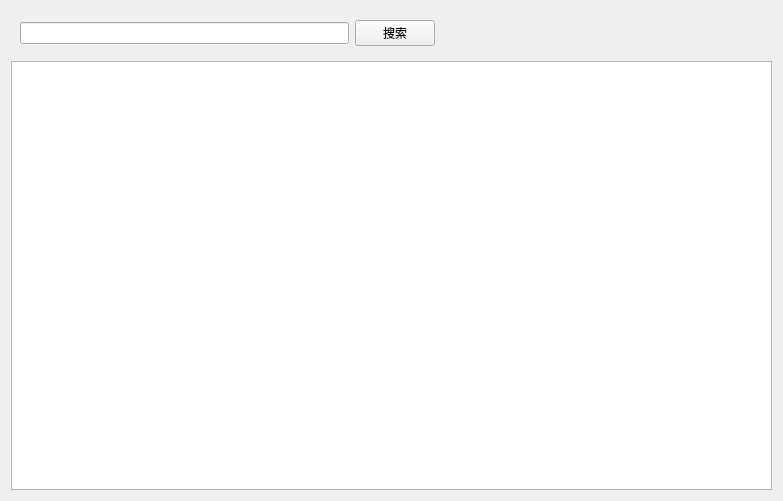
<?xml version="1.0" encoding="UTF-8"?>
<ui version="4.0">
 <class>MainWindow</class>
 <widget class="QWidget" name="MainWindow">
  <property name="geometry">
   <rect>
    <x>0</x>
    <y>0</y>
    <width>783</width>
    <height>501</height>
   </rect>
  </property>
  <property name="windowTitle">
   <string>Form</string>
  </property>
  <layout class="QVBoxLayout" name="verticalLayout">
   <item>
    <widget class="QWidget" name="widget" native="true">
     <layout class="QHBoxLayout" name="horizontalLayout">
      <item>
       <widget class="QLineEdit" name="searchEdit"/>
      </item>
      <item>
       <widget class="QPushButton" name="searchBtn">
        <property name="text">
         <string>搜索</string>
        </property>
       </widget>
      </item>
      <item>
       <spacer name="horizontalSpacer">
        <property name="orientation">
         <enum>Qt::Horizontal</enum>
        </property>
        <property name="sizeHint" stdset="0">
         <size>
          <width>327</width>
          <height>20</height>
         </size>
        </property>
       </spacer>
      </item>
     </layout>
    </widget>
   </item>
   <item>
    <widget class="QTableView" name="tableView"/>
   </item>
  </layout>
 </widget>
 <resources/>
 <connections/>
</ui>
